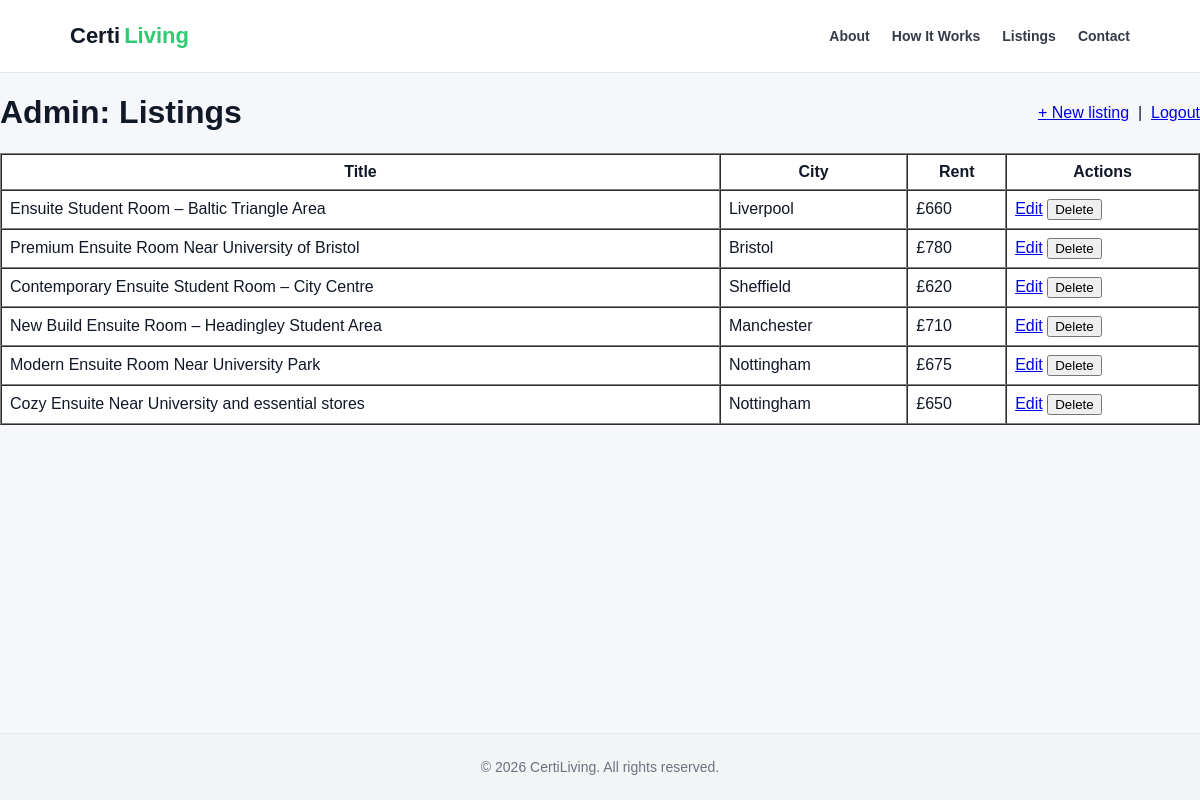
The page /admin/listings (signed in) on the database its author committed.
### tables this page shows
CREATE TABLE listings (
    id INTEGER PRIMARY KEY AUTOINCREMENT,

    title TEXT NOT NULL,
    description TEXT NOT NULL,

    city TEXT NOT NULL,
    address TEXT,

    rent_pcm INTEGER NOT NULL,
    deposit INTEGER,

    room_type TEXT,
    bills_included BOOLEAN DEFAULT 0,

    available_from DATE,

    photo_url TEXT,

    created TIMESTAMP DEFAULT CURRENT_TIMESTAMP
);

### app/admin.py (the view)
@bp.route("/listings")
@admin_required
def listings_index():
    db = get_db()
    listings = db.execute("SELECT * FROM listings ORDER BY created DESC").fetchall()
    return render_template("admin/listings_index.html", listings=listings)

### app/admin.py (called while the page is built)
def admin_required(view):
    @wraps(view)
    def wrapped(*args, **kwargs):
        if not session.get("is_admin"):
            return redirect(url_for("admin.login"))
        return view(*args, **kwargs)
    return wrapped

### app/db.py (called while the page is built)
def get_db():
    if 'db' not in g:
        g.db = sqlite3.connect(
            current_app.config['DATABASE'],
            detect_types=sqlite3.PARSE_DECLTYPES
        )
        g.db.row_factory = sqlite3.Row
        g.db.execute("PRAGMA foreign_keys = ON")
    return g.db

### app/templates/admin/listings_index.html
{% extends "base.html" %}
{% block content %}
<div style="display:flex;justify-content:space-between;align-items:center;">
  <h1>Admin: Listings</h1>
  <div>
    <a href="{{ url_for('admin.listings_new') }}">+ New listing</a>
    &nbsp;|&nbsp;
    <a href="{{ url_for('admin.logout') }}">Logout</a>
  </div>
</div>
<table border="1" cellpadding="8" cellspacing="0" style="width:100%; background:white;">
  <tr>
    <th>Title</th><th>City</th><th>Rent</th><th>Actions</th>
  </tr>
  {% for l in listings %}
  <tr>
    <td>{{ l['title'] }}</td>
    <td>{{ l['city'] }}</td>
    <td>£{{ l['rent_pcm'] }}</td>
    <td>
      <a href="{{ url_for('admin.listings_edit', id=l['id']) }}">Edit</a>
      <form method="post" action="{{ url_for('admin.listings_delete', id=l['id']) }}" style="display:inline;">
        <button type="submit" onclick="return confirm('Delete this listing?')">Delete</button>
      </form>
    </td>
  </tr>
  {% endfor %}
</table>
{% endblock %}

### app/templates/base.html (shortened to what this page needs)
<!DOCTYPE html>
<html>
<head>
    <link rel="stylesheet" href="{{ url_for('static', filename='css/style.css') }}">
</head>
<body>
<header class="navbar">
  <div class="container nav-inner">
    <a class="brand" href="{{ url_for('listings.index') }}">
      <span class="brand-certi">Certi</span><span class="brand-living">Living</span>
    </a>
    <nav class="nav-links">
      <a href="{{ url_for('listings.index') }}#why">About</a>
      <a href="{{ url_for('listings.index') }}#how">How It Works</a>
      <a href="{{ url_for('listings.index') }}#listings">Listings</a>
      <a href="{{ url_for('listings.index') }}#contact">Contact</a>
    </nav>
  </div>
</header>
<main>
    {% block content %}{% endblock %}
</main>
<footer class="site-footer">
  <div class="footer-inner">
    © 2026 CertiLiving. All rights reserved.
  </div>
</footer>
</body>
</html>

### app/static/css/style.css (style rules this page uses)
:root { --max-width: 1100px; --gutter: 20px; --bg: #f6f7fb; --text: #111827; --muted: #6b7280; --accent: #2ecc71; --accent-dark: #27ae60; --border: #e5e7eb; --shadow: 0 8px 25px rgba(0,0,0,0.06); --shadow-soft: 0 4px 10px rgba(0,0,0,0.05); }
*, *::before, *::after { box-sizing: border-box; }
html { scroll-behavior: smooth; }
body { margin: 0; font-family: Arial, sans-serif; background: var(--bg); color: var(--text); min-height: 100vh; display: flex; flex-direction: column; }
main { flex: 1; }
.container { max-width: var(--max-width); margin: 0 auto; padding: 40px var(--gutter) 24px; }
.navbar { background: #fff; border-bottom: 1px solid var(--border); position: sticky; top: 0; z-index: 1000; }
.nav-inner { height: 72px; display: flex; align-items: center; justify-content: space-between; padding: 0 var(--gutter); max-width: var(--max-width); margin: 0 auto; }
.brand { font-weight: 800; font-size: 22px; text-decoration: none; color: var(--text); }
.brand-certi { color: var(--text); }
.brand-living { color: var(--accent); margin-left: 4px; }
.nav-links { display: flex; gap: 22px; align-items: center; }
.nav-links a { text-decoration: none; color: var(--text); font-weight: 600; font-size: 14px; opacity: 0.85; }
.site-footer { margin-top: 32px; padding: 25px var(--gutter); background: #f3f4f6; text-align: center; font-size: 14px; color: var(--muted); border-top: 1px solid var(--border); }

### rows shown on the page
listings: title "Ensuite Student Room – Baltic Triangle Area", city "Liverpool", rent_pcm "660"
listings: title "Premium Ensuite Room Near University of Bristol", city "Bristol", rent_pcm "780"
listings: title "Contemporary Ensuite Student Room – City Centre", city "Sheffield", rent_pcm "620"
listings: title "New Build Ensuite Room – Headingley Student Area", city "Manchester", rent_pcm "710"
listings: title "Modern Ensuite Room Near University Park", city "Nottingham", rent_pcm "675"
listings: title "Cozy Ensuite Near University and essential stores", city "Nottingham", rent_pcm "650"
